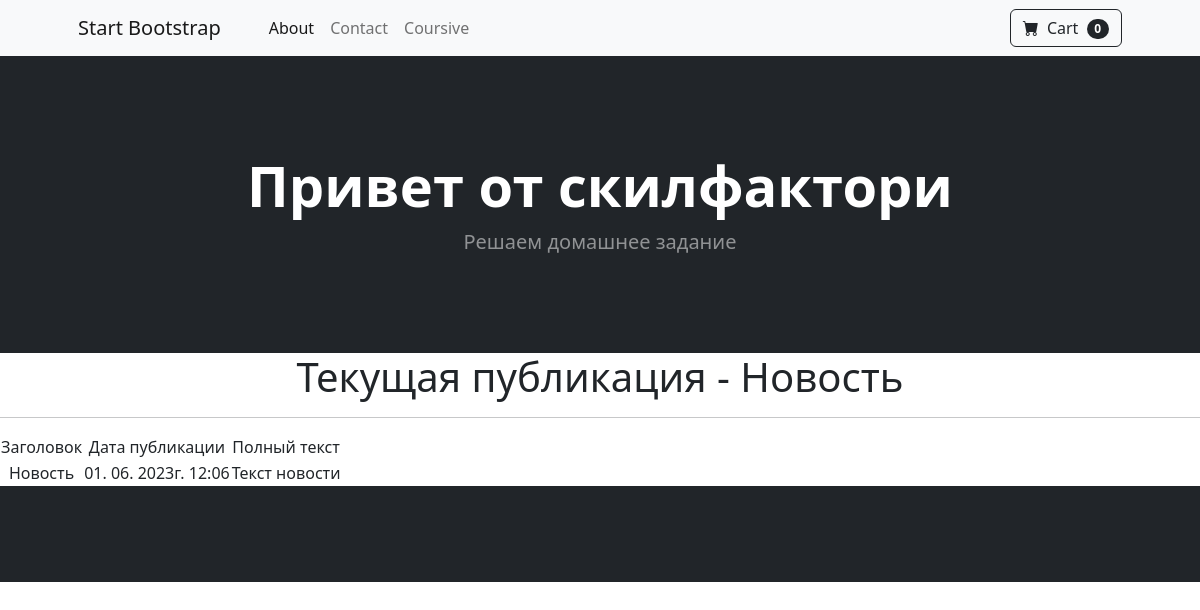
Screenshot of /news/3 with the database file from the repository.
### newsapp/models.py (models this page shows, shortened)
class Post(models.Model):
    article = 'AR'
    news = 'NW'
    CHOICE = [
        (article, 'Статья'),
        (news, 'Новость')
    ]
    category = models.CharField(max_length=2,
                                choices=CHOICE,
                                default=article)
    adding_time = models.DateTimeField(auto_now_add=True)
    post_title = models.CharField(max_length=255)
    post_text = models.TextField()
    post_rating = models.IntegerField(default=0)
    post_author = models.ForeignKey(Author, on_delete=models.CASCADE, related_name='posts')
    post_category = models.ManyToManyField(Category, through='PostCategory')

### newsapp/views.py (the view)
# urls.py: path('<int:pk>', PostDetail.as_view()),
class PostDetail(DetailView):
    model = Post
    template_name = 'post.html'
    context_object_name = 'post'  # название объекта

### newsapp/templatetags/custom_filters.py (called while the page is built)
@register.filter(name='Censor')
def Censor(value):
    negative_words = ['ругательства', 'политика', 'толерантность']
    censored_value = value
    for word in negative_words:
        censored_value = censored_value.replace(word, '*****')
    return censored_value

### templates/post.html (shortened to what this page needs)
{% extends 'flatpages/default.html' %}
{% load custom_filters %}
{% block content %}
    <h1>Текущая публикация - {{post.post_title|Censor}} </h1>
    <hr>
    {% if post %}
        <table>
            <tr>
                <td>
                    Заголовок
                </td>
                <td>
                    Дата публикации
                </td>
                <td>
                    Полный текст
                </td>
            </tr>
            <tr>
                <td>
                    {{ post.post_title|Censor }}
                </td>
                <td>
                    {{ post.adding_time|date:'d. m. Yг. H:m' }}
                </td>
                <td>
                    {{ post.post_text|Censor}}
                </td>
            </tr>
        </table>
    {% else %}
        <h2>Новости будут добавлены позднее!</h2>
    {% endif %}
{% endblock content %}

### rows the page displays
Post: post_title|Censor "Новость", adding_time "01. 06. 2023г. 12:06", post_text|Censor "Текст новости"
